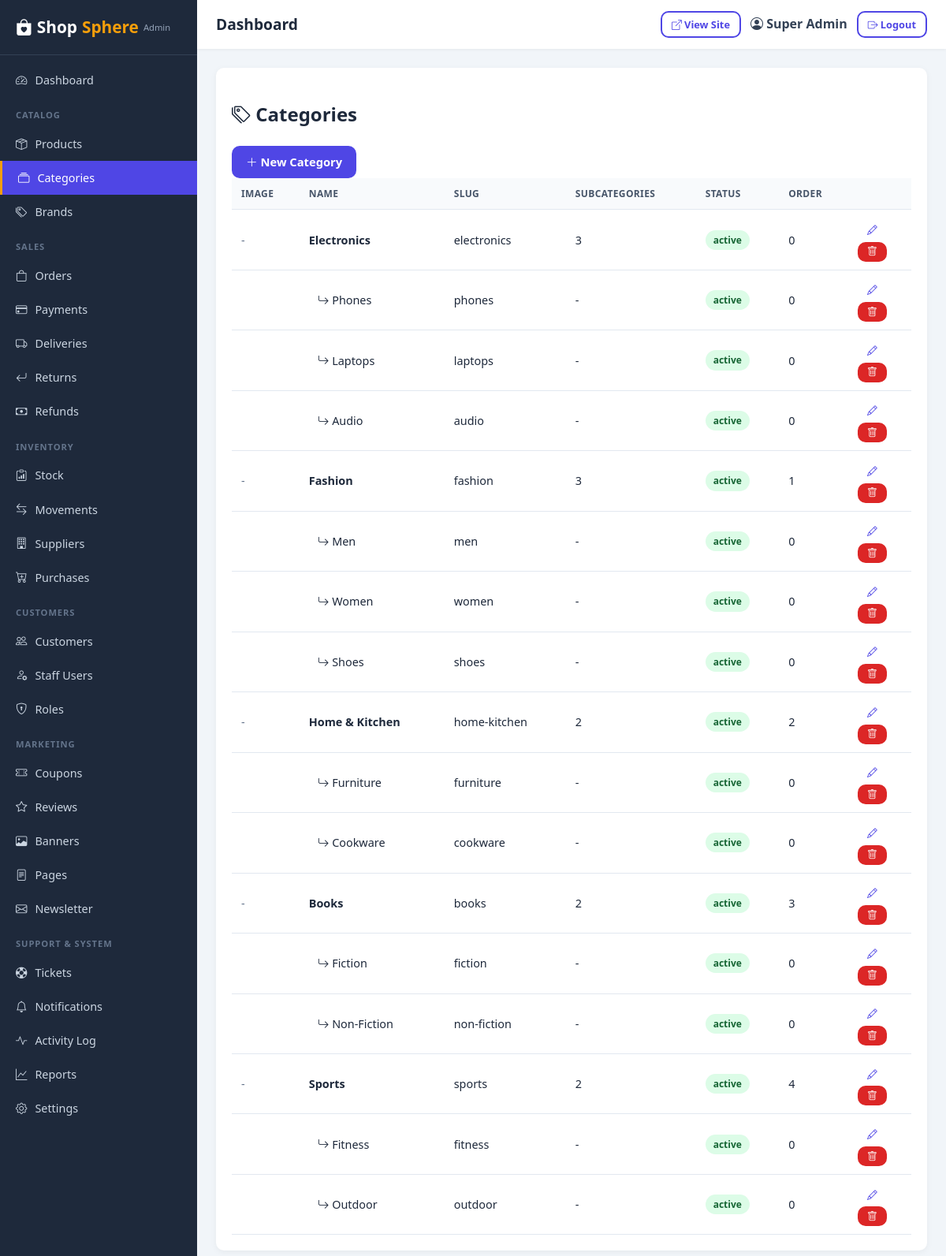
The app's page /admin/categories (signed in) with its own data.
### app/models/user.py (models this page shows, shortened)
class User(UserMixin, db.Model):
    __tablename__ = 'users'
    id = db.Column(db.Integer, primary_key=True)
    full_name = db.Column(db.String(120), nullable=False)
    email = db.Column(db.String(120), unique=True, nullable=False, index=True)
    phone = db.Column(db.String(30), nullable=True, index=True)
    password_hash = db.Column(db.String(255), nullable=False)
    avatar = db.Column(db.String(255), nullable=True)
    is_active = db.Column(db.Boolean, default=True)
    is_verified = db.Column(db.Boolean, default=False)
    is_staff = db.Column(db.Boolean, default=False)
    last_login = db.Column(db.DateTime)
    reset_token = db.Column(db.String(100), nullable=True)
    reset_token_expires = db.Column(db.DateTime)
    created_at = db.Column(db.DateTime, default=datetime.utcnow)
    updated_at = db.Column(db.DateTime, default=datetime.utcnow, onupdate=datetime.utcnow)
    roles = db.relationship('Role', secondary=user_roles, back_populates='users', lazy='selectin')
    addresses = db.relationship('Address', backref='customer', lazy='dynamic', cascade='all, delete-orphan')
    orders = db.relationship('Order', backref='customer', lazy='dynamic', foreign_keys='Order.customer_id')
    reviews = db.relationship('Review', backref='customer', lazy='dynamic', foreign_keys='Review.customer_id')
    return_requests = db.relationship('ReturnRequest', backref='customer', lazy='dynamic', foreign_keys='ReturnRequest.customer_id')
    support_tickets = db.relationship('SupportTicket', backref='customer', lazy='dynamic', foreign_keys='SupportTicket.customer_id')
    notifications = db.relationship('Notification', backref='user', lazy='dynamic', cascade='all, delete-orphan')
    loyalty_transactions = db.relationship('LoyaltyTransaction', backref='user', lazy='dynamic', cascade='all, delete-orphan')
    def has_role(self, role_name):
        return any(r.name == role_name for r in self.roles)
    def has_permission(self, perm_name):
        if self.has_role('Super Admin'):
            return True
        for r in self.roles:
            for p in r.permissions:
                if p.name == perm_name:
                    return True
        return False

### app/models/catalog.py (models this page shows, shortened)
class Category(db.Model):
    __tablename__ = 'categories'
    id = db.Column(db.Integer, primary_key=True)
    name = db.Column(db.String(120), nullable=False, index=True)
    slug = db.Column(db.String(140), unique=True, nullable=False, index=True)
    image = db.Column(db.String(255))
    description = db.Column(db.Text)
    parent_id = db.Column(db.Integer, db.ForeignKey('categories.id', ondelete='SET NULL'))
    status = db.Column(db.String(20), default='active', index=True)  # active | inactive
    display_order = db.Column(db.Integer, default=0)
    created_at = db.Column(db.DateTime, default=datetime.utcnow)
    parent = db.relationship('Category', remote_side=[id], backref='subcategories')
    products = db.relationship('Product', backref='category', lazy='dynamic',
                               foreign_keys='Product.category_id')

### app/routes/admin.py (the view)
@admin_bp.route('/categories')
@permission_required('manage_categories')
def categories():
    cats = Category.query.filter_by(parent_id=None).order_by(Category.display_order, Category.name).all()
    return render_template('admin/categories.html', categories=cats)

### app/utils/helpers.py (called while the page is built)
def settings_value(key, default=None):
    from app.models.content import Setting
    cached = getattr(current_app, '_settings_cache', None)
    if cached is None:
        cached = {s.key: s.value for s in Setting.query.all()}
        current_app._settings_cache = cached
    return cached.get(key, default)

### app/templates/admin/categories.html (shortened to what this page needs)
{% extends "admin/base.html" %}
{% block content %}
<div class="admin-panel">
  <div class="admin-panel-head">
    <h2><i class="bi bi-tags"></i> Categories</h2>
    <a href="{{ url_for('admin.category_new') }}" class="btn btn-primary"><i class="bi bi-plus-lg"></i> New Category</a>
  </div>
  <table class="admin-table">
    <thead><tr><th>Image</th><th>Name</th><th>Slug</th><th>Subcategories</th><th>Status</th><th>Order</th><th></th></tr></thead>
    <tbody>
      {% for cat in categories %}
      <tr>
        <td>{% if cat.image %}<img src="{{ product_image_url(cat.image) }}" style="height:40px;width:40px;object-fit:cover;border-radius:6px;">{% else %}<span class="text-muted">-</span>{% endif %}</td>
        <td><strong>{{ cat.name }}</strong></td>
        <td>{{ cat.slug }}</td>
        <td>{{ cat.subcategories|length }}</td>
        <td><span class="badge bg-{{ 'success' if cat.status == 'active' else 'secondary' }}">{{ cat.status }}</span></td>
        <td>{{ cat.display_order }}</td>
        <td class="text-end">
          <a href="{{ url_for('admin.category_edit', category_id=cat.id) }}" class="btn btn-sm btn-light"><i class="bi bi-pencil"></i></a>
          <form method="POST" action="{{ url_for('admin.category_delete', category_id=cat.id) }}" class="d-inline">
            <button class="btn btn-sm btn-danger" onclick="return confirm('Delete category?')"><i class="bi bi-trash"></i></button>
          </form>
        </td>
      </tr>
      {% for sub in cat.subcategories %}
      <tr>
        <td></td>
        <td>&nbsp;&nbsp;&nbsp;<i class="bi bi-arrow-return-right"></i> {{ sub.name }}</td>
        <td>{{ sub.slug }}</td>
        <td>-</td>
        <td><span class="badge bg-{{ 'success' if sub.status == 'active' else 'secondary' }}">{{ sub.status }}</span></td>
        <td>{{ sub.display_order }}</td>
        <td class="text-end">
          <a href="{{ url_for('admin.category_edit', category_id=sub.id) }}" class="btn btn-sm btn-light"><i class="bi bi-pencil"></i></a>
          <form method="POST" action="{{ url_for('admin.category_delete', category_id=sub.id) }}" class="d-inline">
            <button class="btn btn-sm btn-danger" onclick="return confirm('Delete subcategory?')"><i class="bi bi-trash"></i></button>
          </form>
        </td>
      </tr>
      {% endfor %}
      {% else %}
      <tr><td colspan="7" class="text-center text-muted">No categories found.</td></tr>
      {% endfor %}
    </tbody>
  </table>
</div>
{% endblock %}

### app/templates/admin/base.html (shortened to what this page needs)
<!DOCTYPE html>
<html lang="en">
<head>
  <link rel="stylesheet" href="{{ url_for('static', filename='css/style.css') }}">
  <link rel="stylesheet" href="{{ url_for('static', filename='css/admin.css') }}">
  <link rel="stylesheet" href="https://cdn.jsdelivr.net/npm/bootstrap-icons@1.11.1/font/bootstrap-icons.css">
</head>
<body class="admin-body">
  <div class="admin-layout">
    <aside class="admin-sidebar">
      <div class="admin-logo">
        <a href="{{ url_for('admin.dashboard') }}"><i class="bi bi-bag-heart-fill"></i> Shop<span>Sphere</span> <small>Admin</small></a>
      </div>
      <nav class="admin-nav">
        <a href="{{ url_for('admin.dashboard') }}" class="{{ 'active' if request.endpoint == 'admin.dashboard' }}"><i class="bi bi-speedometer2"></i> Dashboard</a>
        <div class="nav-group">Catalog</div>
        <a href="{{ url_for('admin.products') }}" class="{{ 'active' if 'product' in request.endpoint }}"><i class="bi bi-box-seam"></i> Products</a>
        <a href="{{ url_for('admin.categories') }}" class="{{ 'active' if request.endpoint == 'admin.categories' }}"><i class="bi bi-collection"></i> Categories</a>
        <a href="{{ url_for('admin.brands') }}" class="{{ 'active' if request.endpoint == 'admin.brands' }}"><i class="bi bi-tags"></i> Brands</a>
        <div class="nav-group">Sales</div>
        <a href="{{ url_for('admin.orders') }}" class="{{ 'active' if request.endpoint == 'admin.orders' }}"><i class="bi bi-bag"></i> Orders</a>
        <a href="{{ url_for('admin.payments') }}" class="{{ 'active' if request.endpoint == 'admin.payments' }}"><i class="bi bi-credit-card"></i> Payments</a>
        <a href="{{ url_for('admin.deliveries') }}" class="{{ 'active' if request.endpoint == 'admin.deliveries' }}"><i class="bi bi-truck"></i> Deliveries</a>
        <a href="{{ url_for('admin.returns') }}" class="{{ 'active' if request.endpoint == 'admin.returns' }}"><i class="bi bi-arrow-return-left"></i> Returns</a>
        <a href="{{ url_for('admin.refunds') }}" class="{{ 'active' if request.endpoint == 'admin.refunds' }}"><i class="bi bi-cash"></i> Refunds</a>
        <div class="nav-group">Inventory</div>
        <a href="{{ url_for('admin.inventory') }}" class="{{ 'active' if request.endpoint == 'admin.inventory' }}"><i class="bi bi-clipboard-data"></i> Stock</a>
        <a href="{{ url_for('admin.inventory_movements') }}" class="{{ 'active' if request.endpoint == 'admin.inventory_movements' }}"><i class="bi bi-arrow-left-right"></i> Movements</a>
        <a href="{{ url_for('admin.suppliers') }}" class="{{ 'active' if request.endpoint == 'admin.suppliers' }}"><i class="bi bi-building"></i> Suppliers</a>
        <a href="{{ url_for('admin.purchases') }}" class="{{ 'active' if request.endpoint == 'admin.purchases' }}"><i class="bi bi-cart-plus"></i> Purchases</a>
        <div class="nav-group">Customers</div>
        <a href="{{ url_for('admin.customers') }}" class="{{ 'active' if request.endpoint == 'admin.customers' }}"><i class="bi bi-people"></i> Customers</a>
        <a href="{{ url_for('admin.users') }}" class="{{ 'active' if request.endpoint == 'admin.users' }}"><i class="bi bi-person-gear"></i> Staff Users</a>
        <a href="{{ url_for('admin.roles') }}" class="{{ 'active' if request.endpoint == 'admin.roles' }}"><i class="bi bi-shield-lock"></i> Roles</a>
        <div class="nav-group">Marketing</div>
        <a href="{{ url_for('admin.coupons') }}" class="{{ 'active' if request.endpoint == 'admin.coupons' }}"><i class="bi bi-ticket-perforated"></i> Coupons</a>
        <a href="{{ url_for('admin.reviews') }}" class="{{ 'active' if request.endpoint == 'admin.reviews' }}"><i class="bi bi-star"></i> Reviews</a>
        <a href="{{ url_for('admin.banners') }}" class="{{ 'active' if request.endpoint == 'admin.banners' }}"><i class="bi bi-image"></i> Banners</a>
        <a href="{{ url_for('admin.pages') }}" class="{{ 'active' if request.endpoint == 'admin.pages' }}"><i class="bi bi-file-text"></i> Pages</a>
        <a href="{{ url_for('admin.newsletter') }}" class="{{ 'active' if request.endpoint == 'admin.newsletter' }}"><i class="bi bi-envelope"></i> Newsletter</a>
        <div class="nav-group">Support & System</div>
        <a href="{{ url_for('admin.tickets') }}" class="{{ 'active' if request.endpoint == 'admin.tickets' }}"><i class="bi bi-life-preserver"></i> Tickets</a>
        <a href="{{ url_for('admin.notifications') }}" class="{{ 'active' if request.endpoint == 'admin.notifications' }}"><i class="bi bi-bell"></i> Notifications</a>
        <a href="{{ url_for('admin.activity') }}" class="{{ 'active' if request.endpoint == 'admin.activity' }}"><i class="bi bi-activity"></i> Activity Log</a>
        <a href="{{ url_for('admin.report_sales') }}" class="{{ 'active' if 'report' in request.endpoint }}"><i class="bi bi-graph-up"></i> Reports</a>
        <a href="{{ url_for('admin.settings') }}" class="{{ 'active' if request.endpoint == 'admin.settings' }}"><i class="bi bi-gear"></i> Settings</a>
      </nav>
    </aside>
    <div class="admin-main">
      <header class="admin-header">
        <div class="admin-header-left">
          <span class="admin-page-title">{% block page_title %}Dashboard{% endblock %}</span>
        </div>
        <div class="admin-header-right">
          <a href="{{ url_for('main.home') }}" target="_blank" class="btn btn-outline btn-sm"><i class="bi bi-box-arrow-up-right"></i> View Site</a>
          <span class="admin-user"><i class="bi bi-person-circle"></i> {{ current_user.full_name }}</span>
          <a href="{{ url_for('auth.logout') }}" class="btn btn-outline btn-sm"><i class="bi bi-box-arrow-right"></i> Logout</a>
        </div>
      </header>
      <div class="admin-content">
        {% block content %}{% endblock %}
      </div>
    </div>
  </div>
</body>
</html>

### app/static/css/style.css (style rules this page uses)
:root { --primary: #4f46e5; --primary-dark: #4338ca; --secondary: #0ea5e9; --accent: #f59e0b; --success: #16a34a; --danger: #dc2626; --warning: #d97706; --dark: #1e293b; --light: #f8fafc; --muted: #64748b; --border: #e2e8f0; --radius: 10px; --shadow: 0 2px 12px rgba(0, 0, 0, .08); }
* { box-sizing: border-box; }
body { font-family: 'Segoe UI', system-ui, -apple-system, sans-serif; color: var(--dark); background: #f4f6fb; margin: 0; line-height: 1.6; }
a { color: var(--primary); text-decoration: none; }
.btn { display: inline-block; padding: 9px 18px; border-radius: var(--radius); border: none; font-weight: 600; cursor: pointer; font-size: .92rem; transition: all .15s; text-align: center; }
.btn-primary { background: var(--primary); color: #fff; }
.btn-danger { background: var(--danger); color: #fff; }
.btn-outline { background: transparent; border: 2px solid var(--primary); color: var(--primary); }
.btn-sm { padding: 5px 12px; font-size: .8rem; }
.badge { display: inline-block; padding: 3px 10px; border-radius: 20px; font-size: .75rem; font-weight: 600; }
.bg-success { background: #dcfce7; color: #166534; }
.text-muted { color: var(--muted); }

### app/static/css/admin.css (style rules this page uses)
.admin-body { background: #f1f5f9; margin: 0; }
.admin-layout { display: flex; min-height: 100vh; }
.admin-sidebar { width: 250px; background: #1e293b; color: #cbd5e1; position: fixed; top: 0; left: 0; bottom: 0; overflow-y: auto; transition: transform .2s; z-index: 1000; }
.admin-logo { padding: 18px 20px; border-bottom: 1px solid #334155; }
.admin-logo a { color: #fff; font-size: 1.3rem; font-weight: 800; display: flex; align-items: center; gap: 6px; }
.admin-logo a span { color: #f59e0b; }
.admin-logo small { font-size: .7rem; color: #94a3b8; font-weight: 500; }
.admin-nav { padding: 10px 0; }
.admin-nav a { display: flex; align-items: center; gap: 10px; padding: 10px 20px; color: #cbd5e1; font-size: .9rem; font-weight: 500; }
.admin-nav a.active { background: #4f46e5; color: #fff; border-left: 3px solid #f59e0b; }
.admin-nav .nav-group { padding: 14px 20px 6px; font-size: .7rem; text-transform: uppercase; letter-spacing: .08em; color: #64748b; font-weight: 700; }
.admin-main { flex: 1; margin-left: 250px; display: flex; flex-direction: column; }
.admin-header { background: #fff; padding: 14px 24px; display: flex; justify-content: space-between; align-items: center; box-shadow: 0 1px 4px rgba(0, 0, 0, .06); position: sticky; top: 0; z-index: 100; }
.admin-header-left { display: flex; align-items: center; gap: 14px; }
.admin-page-title { font-size: 1.2rem; font-weight: 700; color: #1e293b; }
.admin-header-right { display: flex; align-items: center; gap: 12px; }
.admin-user { font-weight: 600; color: #334155; }
.admin-content { padding: 24px; }
.admin-panel { background: #fff; border-radius: 10px; box-shadow: 0 2px 8px rgba(0, 0, 0, .05); padding: 20px; margin-bottom: 20px; }
.admin-table { width: 100%; border-collapse: collapse; }
.admin-table th, .admin-table td { padding: 10px 12px; text-align: left; border-bottom: 1px solid #e2e8f0; font-size: .9rem; }
.admin-table th { background: #f8fafc; font-weight: 600; color: #475569; text-transform: uppercase; font-size: .75rem; letter-spacing: .03em; }

### records on screen
User: full_name "Super Admin"
Category: name "Electronics", slug "electronics", subcategories|length "3", status "active", display_order "0"
Category: name "Phones", slug "phones", status "active", display_order "0"
Category: name "Laptops", slug "laptops", status "active", display_order "0"
Category: name "Audio", slug "audio", status "active", display_order "0"
Category: name "Fashion", slug "fashion", subcategories|length "3", status "active", display_order "1"
Category: name "Men", slug "men", status "active", display_order "0"
Category: name "Women", slug "women", status "active", display_order "0"
Category: name "Shoes", slug "shoes", status "active", display_order "0"
Category: name "Home & Kitchen", slug "home-kitchen", subcategories|length "2", status "active", display_order "2"
Category: name "Furniture", slug "furniture", status "active", display_order "0"
Category: name "Cookware", slug "cookware", status "active", display_order "0"
Category: name "Books", slug "books", subcategories|length "2", status "active", display_order "3"
Category: name "Fiction", slug "fiction", status "active", display_order "0"
Category: name "Non-Fiction", slug "non-fiction", status "active", display_order "0"
Category: name "Sports", slug "sports", subcategories|length "2", status "active", display_order "4"
Category: name "Fitness", slug "fitness", status "active", display_order "0"
Category: name "Outdoor", slug "outdoor", status "active", display_order "0"
